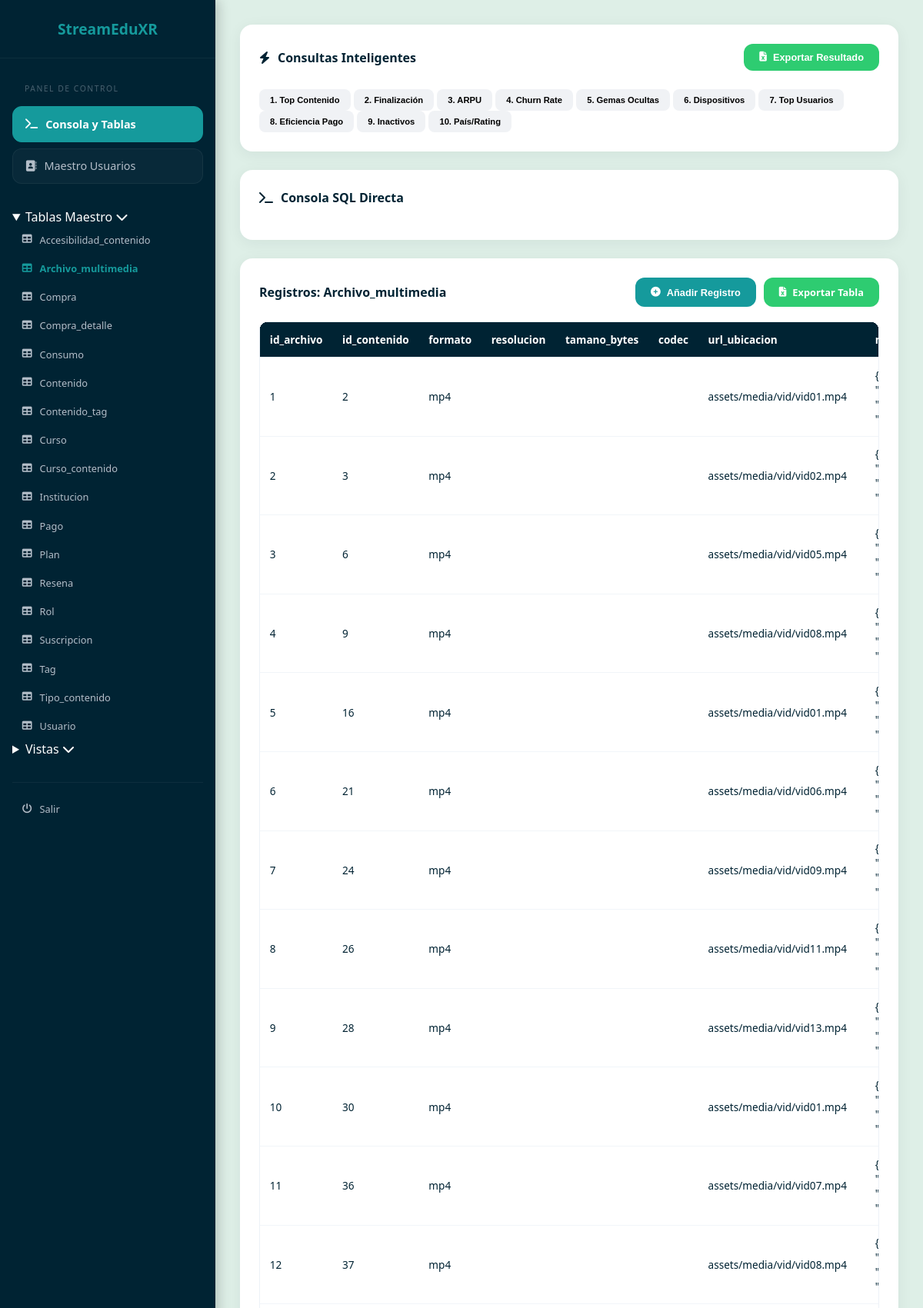
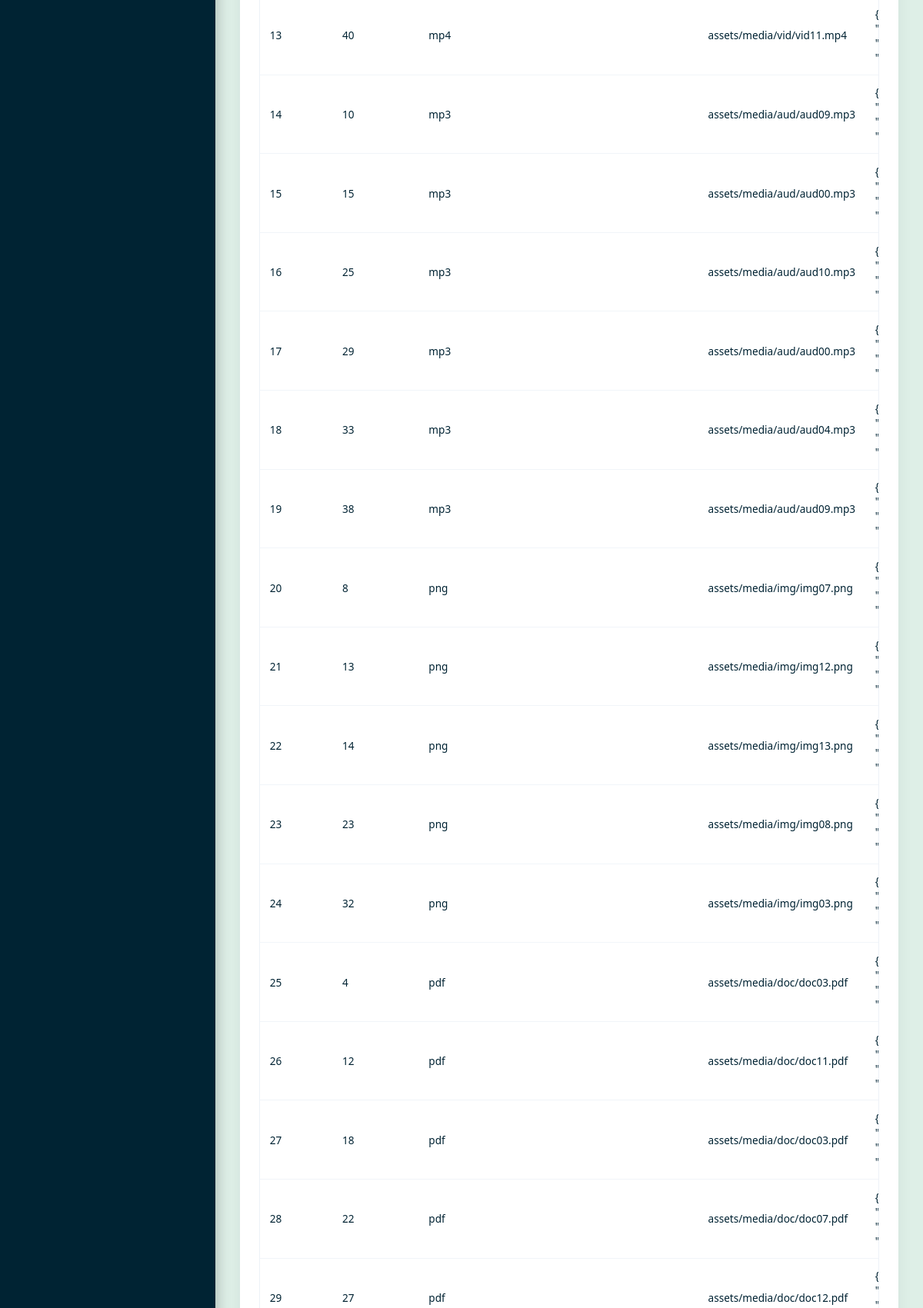
/admin/index.php?mode=db&table=archivo_multimedia (upper part), run on the app's committed database (2 pictures, top to bottom).
### tables this page shows
CREATE TABLE IF NOT EXISTS archivo_multimedia (
    id_archivo INT AUTO_INCREMENT PRIMARY KEY,
    id_contenido INT NOT NULL,
    formato VARCHAR(10) NOT NULL,
    resolucion VARCHAR(20),
    tamano_bytes BIGINT,
    codec VARCHAR(50),
    url_ubicacion VARCHAR(550) NOT NULL,
    metadatos_json JSON,
    CONSTRAINT fk_file_cont FOREIGN KEY (id_contenido) REFERENCES contenido(id_contenido) ON DELETE CASCADE ON UPDATE CASCADE
);

### admin/index.php (the view, shortened to what this page needs)
<?php
include 'db_config.php';
$mode = isset($_GET['mode']) ? $_GET['mode'] : 'db';
$current_table = isset($_GET['table']) ? $_GET['table'] : 'usuario';
$explore_id = isset($_GET['explore_user']) ? $_GET['explore_user'] : null;
$search = isset($_GET['search_user']) ? $_GET['search_user'] : '';
$is_custom_query = false;
if (isset($_POST['query']) && !empty($_POST['query'])) {
    $sql = $_POST['query'];
    $is_custom_query = true;
} else {
    $sql = "SELECT * FROM $current_table LIMIT 100";
}
?>
<!DOCTYPE html>
<html lang="es">
<head>
    <link rel="stylesheet" href="https://cdnjs.cloudflare.com/ajax/libs/font-awesome/6.4.0/css/all.min.css">
    <link rel="stylesheet" href="styles.css">
</head>
<body>
    <aside class="sidebar">
        <div class="sidebar-header"><h2>StreamEduXR</h2></div>
        <nav class="sidebar-nav" id="sidebar-scroll">
            <div class="mode-selector">
                <span class="nav-label">Panel de Control</span>
                <a href="?mode=db" class="mode-btn <?php echo ($mode == 'db') ? 'active' : ''; ?>"><i class="fa-solid fa-terminal"></i> <span>Consola y Tablas</span></a>
                <a href="?mode=master" class="mode-btn <?php echo ($mode == 'master') ? 'active' : ''; ?>"><i class="fa-solid fa-address-book"></i> <span>Maestro Usuarios</span></a>
            </div>
            <?php if($mode == 'db'): ?>
                <details class="nav-group" open><summary>Tablas Maestro <i class="fa-solid fa-chevron-down"></i></summary>
                    <?php $all_tables = $pdo->query("SHOW TABLES")->fetchAll(PDO::FETCH_COLUMN);
                    foreach($all_tables as $t) if(strpos($t, 'vw_') === false): ?>
                        <a href="?mode=db&table=<?php echo $t; ?>#data-view" class="table-link <?php echo ($current_table == $t) ? 'active' : ''; ?>"><i class="fa-solid fa-table"></i> <?php echo ucfirst($t); ?></a>
                    <?php endif; ?>
                </details>
                <details class="nav-group"><summary>Vistas <i class="fa-solid fa-chevron-down"></i></summary>
                </details>
            <?php endif; ?>
            <div style="margin-top: 2rem; border-top: 1px solid rgba(255,255,255,0.05); padding-top: 1rem;"><a href="../index.html" class="table-link"><i class="fa-solid fa-power-off"></i> Salir</a></div>
        </nav>
    </aside>
    <main class="main-content" id="main-scroll">
        <?php if($mode == 'master'): ?>
            <div class="card">
                <div style="display:flex; justify-content:space-between; align-items:center; margin-bottom:1rem;">
                    <h3 class="card-title" style="margin:0;"><i class="fa-solid fa-user-gear"></i> Gestión Humana 360°</h3>
                    <div style="display:flex; gap:10px;">
                        <button class="btn-elite" onclick="openModal('userModal')"><i class="fa-solid fa-user-plus"></i> Nuevo</button>
                        <a href="export.php?target=usuario" class="btn-elite btn-success"><i class="fa-solid fa-file-excel"></i> Exportar Lista</a>
                    </div>
                </div>
                <div class="master-container">
                    <div class="master-list" id="user-list-scroll">
                        <form method="GET" style="padding:10px; background:#f8fafb; position:sticky; top:0; z-index:5;">
                            <input type="hidden" name="mode" value="master">
                            <input type="text" name="search_user" placeholder="🔍 Buscar nombre..." class="form-control" value="<?php echo htmlspecialchars($search); ?>">
                        </form>
                        <?php
                        $stmt_u = $pdo->prepare("SELECT id_usuario, nombre_completo, email FROM usuario WHERE nombre_completo LIKE ? ORDER BY nombre_completo ASC");
                        $stmt_u->execute(array("%$search%"));
                        while($u = $stmt_u->fetch()): ?>
                            <a href="?mode=master&explore_user=<?php echo $u['id_usuario']; ?>&search_user=<?php echo urlencode($search); ?>" class="user-card-link <?php echo ($explore_id == $u['id_usuario']) ? 'active' : ''; ?>">
                                <strong><?php echo htmlspecialchars($u['nombre_completo']); ?></strong><span>ID: <?php echo $u['id_usuario']; ?></span>
                                <input type="hidden" id="data_n_<?php echo $u['id_usuario']; ?>" value="<?php echo htmlspecialchars($u['nombre_completo']); ?>">
                                <input type="hidden" id="data_e_<?php echo $u['id_usuario']; ?>" value="<?php echo htmlspecialchars($u['email']); ?>">
                            </a>
                        <?php endwhile; ?>
                    </div>
                    <div class="master-detail" id="user-detail-scroll">
                        <?php if($explore_id):
                            $udata = $pdo->prepare("SELECT u.*, i.nombre as inst FROM usuario u LEFT JOIN institucion i ON u.id_institucion = i.id_institucion WHERE id_usuario = ?");
                            $udata->execute(array($explore_id)); $u = $udata->fetch(); ?>
                            <div style="display:flex; justify-content:space-between; border-bottom:2px solid var(--color-teal); padding-bottom:1rem; margin-bottom:2rem;">
                                <div><h2><?php echo htmlspecialchars($u['nombre_completo']); ?></h2><p><?php echo $u['email']; ?> | <?php echo $u['inst']; ?></p></div>
                                <div style="display:flex; gap:10px; height:fit-content;">
                                    <button onclick="prepareEdit('<?php echo $u['id_usuario']; ?>')" class="btn-elite btn-edit"><i class="fa-solid fa-pen"></i> Editar</button>
                                    <a href="actions.php?action=delete_user&id=<?php echo $u['id_usuario']; ?>" class="btn-elite btn-danger" onclick="return confirm('¿Borrar usuario?')"><i class="fa-solid fa-trash"></i></a>
                                </div>
                            </div>
                            <div style="display:grid; grid-template-columns: 1fr 1fr; gap:20px;">
                                <div class="info-panel">
                                    <h4 style="margin-bottom:10px;">Reseñas</h4>
                                    <?php $res = $pdo->prepare("SELECT r.*, c.titulo FROM resena r JOIN contenido c ON r.id_contenido = c.id_contenido WHERE r.id_usuario = ?");
                                    $res->execute(array($explore_id));
                                    while($r = $res->fetch()) echo "<div class='activity-item'><strong>".$r['titulo'].":</strong> ".$r['comentario']."</div>"; ?>
                                </div>
                                <div class="info-panel">
                                    <h4 style="margin-bottom:10px;">Compras</h4>
                                    <?php $com = $pdo->prepare("SELECT * FROM compra WHERE id_usuario = ?");
                                    $com->execute(array($explore_id));
                                    while($c = $com->fetch()) echo "<div class='activity-item'>Orden #".$c['id_compra']." | $".$c['monto_total']."</div>"; ?>
                                </div>
                            </div>
                        <?php else: ?><div style="text-align:center; color:grey; margin-top:5rem;"><i class="fa-solid fa-id-card" style="font-size:4rem; opacity:0.2;"></i><p>Selecciona un usuario.</p></div><?php endif; ?>
                    </div>
                </div>
            </div>
        <?php else: ?>
            <div class="card">
                <div style="display:flex; justify-content:space-between; align-items:center; margin-bottom:1.5rem;">
                    <h3 class="card-title" style="margin:0;"><i class="fa-solid fa-bolt"></i> Consultas Inteligentes</h3>
                    <form action="export.php" method="POST">
                        <button type="submit" class="btn-elite btn-success"><i class="fa-solid fa-file-excel"></i> Exportar Resultado</button>
                    </form>
                </div>
                <div class="quick-grid">
                    <button class="q-btn" onclick="setQuery('SELECT i.nombre, MONTHNAME(c.fecha_hora) as mes, cont.titulo, SUM(c.tiempo_reproducido_seg)/60 as minutos FROM consumo c JOIN contenido cont ON c.id_contenido = cont.id_contenido JOIN usuario u ON c.id_usuario = u.id_usuario JOIN institucion i ON u.id_institucion = i.id_institucion GROUP BY i.nombre, mes, cont.titulo ORDER BY minutos DESC LIMIT 10;')">1. Top Contenido</button>
                    <button class="q-btn" onclick="setQuery('SELECT tc.nombre, AVG(c.progreso_pct) as tasa FROM consumo c JOIN contenido cont ON c.id_contenido = cont.id_contenido JOIN tipo_contenido tc ON cont.id_tipo_contenido = tc.id_tipo_contenido GROUP BY tc.nombre;')">2. Finalización</button>
                    <button class="q-btn" onclick="setQuery('SELECT i.nombre, SUM(p.monto)/COUNT(DISTINCT u.id_usuario) as arpu FROM institucion i JOIN usuario u ON i.id_institucion = u.id_institucion LEFT JOIN compra co ON u.id_usuario = co.id_usuario LEFT JOIN pago p ON co.id_compra = p.id_compra GROUP BY i.nombre;')">3. ARPU</button>
                    <button class="q-btn" onclick="setQuery('SELECT (COUNT(*) * 100 / (SELECT COUNT(*) FROM usuario)) as churn FROM suscripcion WHERE fecha_fin < NOW();')">4. Churn Rate</button>
                    <button class="q-btn" onclick="setQuery('SELECT titulo, rating_promedio, rating_count FROM contenido WHERE rating_promedio > 4.5 AND rating_count < 10;')">5. Gemas Ocultas</button>
                    <button class="q-btn" onclick="setQuery('SELECT dispositivo, COUNT(*) as total FROM consumo GROUP BY dispositivo;')">6. Dispositivos</button>
                    <button class="q-btn" onclick="setQuery('SELECT nombre_completo, COUNT(c.id_consumo) as total FROM usuario u JOIN consumo c ON u.id_usuario = c.id_usuario GROUP BY u.id_usuario ORDER BY total DESC LIMIT 5;')">7. Top Usuarios</button>
                    <button class="q-btn" onclick="setQuery('SELECT metodo_pago, SUM(monto) as total FROM pago GROUP BY metodo_pago;')">8. Eficiencia Pago</button>
                    <button class="q-btn" onclick="setQuery('SELECT titulo FROM contenido c LEFT JOIN consumo cn ON c.id_contenido = cn.id_contenido WHERE cn.id_consumo IS NULL;')">9. Inactivos</button>
                    <button class="q-btn" onclick="setQuery('SELECT i.pais, AVG(c.rating_promedio) as satisfaccion FROM institucion i JOIN usuario u ON i.id_institucion = u.id_institucion JOIN resena r ON u.id_usuario = r.id_usuario JOIN contenido c ON r.id_contenido = c.id_contenido GROUP BY i.pais;')">10. País/Rating</button>
                </div>
            </div>
            <details class="card" <?php echo $is_custom_query ? 'open' : ''; ?>>
                <summary class="card-title"><i class="fa-solid fa-terminal"></i> Consola SQL Directa</summary>
            </details>
            <div class="card" id="data-view">
                <div style="display:flex; justify-content:space-between; align-items:center; margin-bottom:1.2rem;">
                    <h3 class="card-title" style="margin:0;">Registros: <?php echo ucfirst($current_table); ?></h3>
                    <div style="display:flex; gap:10px;">
                        <?php if(!$is_custom_query && strpos($current_table, 'vw_') === false): ?>
                            <button class="btn-elite" onclick="openModal('addRecordModal')"><i class="fa-solid fa-plus-circle"></i> Añadir Registro</button>
                        <?php endif; ?>
                        <?php if(!$is_custom_query): ?>
                            <a href="export.php?target=<?php echo $current_table; ?>" class="btn-elite btn-success">
                                <i class="fa-solid fa-file-excel"></i> Exportar Tabla
                            </a>
                        <?php endif; ?>
                    </div>
                </div>
                <div class="table-container">
                    <?php try { $stmt = $pdo->query($sql); if ($stmt && $stmt->columnCount() > 0): ?>
                        <table class="data-table">
                            <thead><tr><?php $cols = array();
                                for($i=0; $i<$stmt->columnCount(); $i++) { $m=$stmt->getColumnMeta($i); $cols[]=$m['name']; echo "<th>".$m['name']."</th>"; }
                                if(!$is_custom_query) echo "<th>Acción</th>"; ?></tr></thead>
                            <tbody><?php while($r = $stmt->fetch()): ?>
                                <tr><?php foreach($cols as $c) echo "<td>".htmlspecialchars($r[$c])."</td>";
                                    $pk = reset($r); ?>
                                    </tr>
                            <?php endwhile; ?></tbody>
                        </table>
                    <?php endif; } catch(Exception $e) { echo "<p style='color:red; padding:10px;'>Error SQL: ".$e->getMessage()."</p>"; } ?>
                </div>
            </div>
        <?php endif; ?>
    </main>
</body>
</html>

### data on the page
archivo_multimedia: id_archivo "1", id_contenido "2", formato "mp4", url_ubicacion "assets/media/vid/vid01.mp4"
archivo_multimedia: id_archivo "2", id_contenido "3", formato "mp4", url_ubicacion "assets/media/vid/vid02.mp4"
archivo_multimedia: id_archivo "3", id_contenido "6", formato "mp4", url_ubicacion "assets/media/vid/vid05.mp4"
archivo_multimedia: id_archivo "4", id_contenido "9", formato "mp4", url_ubicacion "assets/media/vid/vid08.mp4"
archivo_multimedia: id_archivo "5", id_contenido "16", formato "mp4", url_ubicacion "assets/media/vid/vid01.mp4"
archivo_multimedia: id_archivo "6", id_contenido "21", formato "mp4", url_ubicacion "assets/media/vid/vid06.mp4"
archivo_multimedia: id_archivo "7", id_contenido "24", formato "mp4", url_ubicacion "assets/media/vid/vid09.mp4"
archivo_multimedia: id_archivo "8", id_contenido "26", formato "mp4", url_ubicacion "assets/media/vid/vid11.mp4"
archivo_multimedia: id_archivo "9", id_contenido "28", formato "mp4", url_ubicacion "assets/media/vid/vid13.mp4"
archivo_multimedia: id_archivo "10", id_contenido "30", formato "mp4", url_ubicacion "assets/media/vid/vid01.mp4"
archivo_multimedia: id_archivo "11", id_contenido "36", formato "mp4", url_ubicacion "assets/media/vid/vid07.mp4"
archivo_multimedia: id_archivo "12", id_contenido "37", formato "mp4", url_ubicacion "assets/media/vid/vid08.mp4"
archivo_multimedia: id_archivo "13", id_contenido "40", formato "mp4", url_ubicacion "assets/media/vid/vid11.mp4"
archivo_multimedia: id_archivo "14", id_contenido "10", formato "mp3", url_ubicacion "assets/media/aud/aud09.mp3"
archivo_multimedia: id_archivo "15", id_contenido "15", formato "mp3", url_ubicacion "assets/media/aud/aud00.mp3"
archivo_multimedia: id_archivo "16", id_contenido "25", formato "mp3", url_ubicacion "assets/media/aud/aud10.mp3"
archivo_multimedia: id_archivo "17", id_contenido "29", formato "mp3", url_ubicacion "assets/media/aud/aud00.mp3"
archivo_multimedia: id_archivo "18", id_contenido "33", formato "mp3", url_ubicacion "assets/media/aud/aud04.mp3"
archivo_multimedia: id_archivo "19", id_contenido "38", formato "mp3", url_ubicacion "assets/media/aud/aud09.mp3"
archivo_multimedia: id_archivo "20", id_contenido "8", formato "png", url_ubicacion "assets/media/img/img07.png"
archivo_multimedia: id_archivo "21", id_contenido "13", formato "png", url_ubicacion "assets/media/img/img12.png"
archivo_multimedia: id_archivo "22", id_contenido "14", formato "png", url_ubicacion "assets/media/img/img13.png"
archivo_multimedia: id_archivo "23", id_contenido "23", formato "png", url_ubicacion "assets/media/img/img08.png"
archivo_multimedia: id_archivo "24", id_contenido "32", formato "png", url_ubicacion "assets/media/img/img03.png"
archivo_multimedia: id_archivo "25", id_contenido "4", formato "pdf", url_ubicacion "assets/media/doc/doc03.pdf"
archivo_multimedia: id_archivo "26", id_contenido "12", formato "pdf", url_ubicacion "assets/media/doc/doc11.pdf"
archivo_multimedia: id_archivo "27", id_contenido "18", formato "pdf", url_ubicacion "assets/media/doc/doc03.pdf"
archivo_multimedia: id_archivo "28", id_contenido "22", formato "pdf", url_ubicacion "assets/media/doc/doc07.pdf"
archivo_multimedia: id_archivo "29", id_contenido "27", formato "pdf", url_ubicacion "assets/media/doc/doc12.pdf"

### other printed values
$t "Accesibilidad_contenido"
$t "Archivo_multimedia"
$t "Compra"
$t "Compra_detalle"
$t "Consumo"
$t "Contenido"
$t "Contenido_tag"
$t "Curso"
$t "Curso_contenido"
$t "Institucion"
$t "Pago"
$t "Plan"
$t "Resena"
$t "Rol"
$t "Suscripcion"
